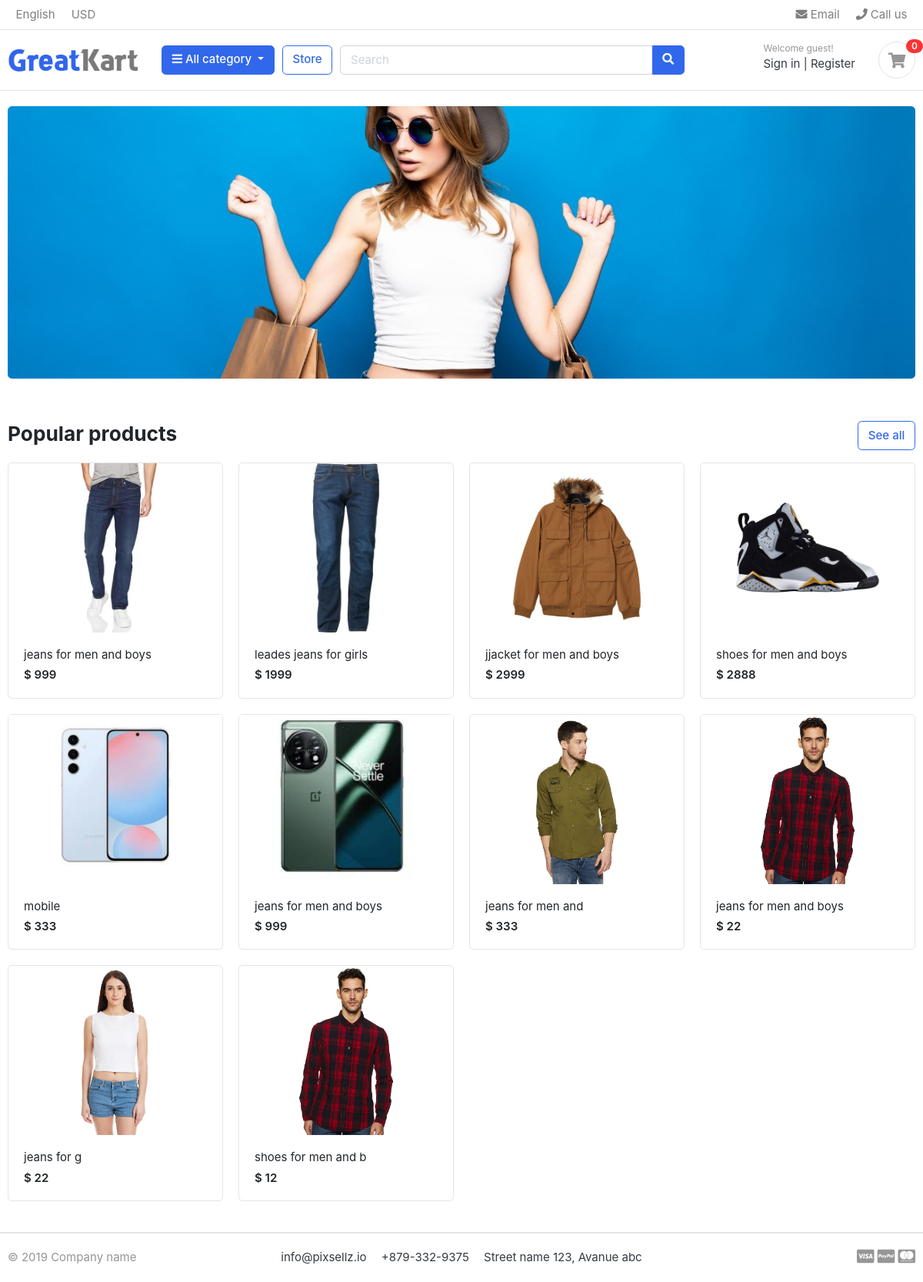
Before: / with the older database file.
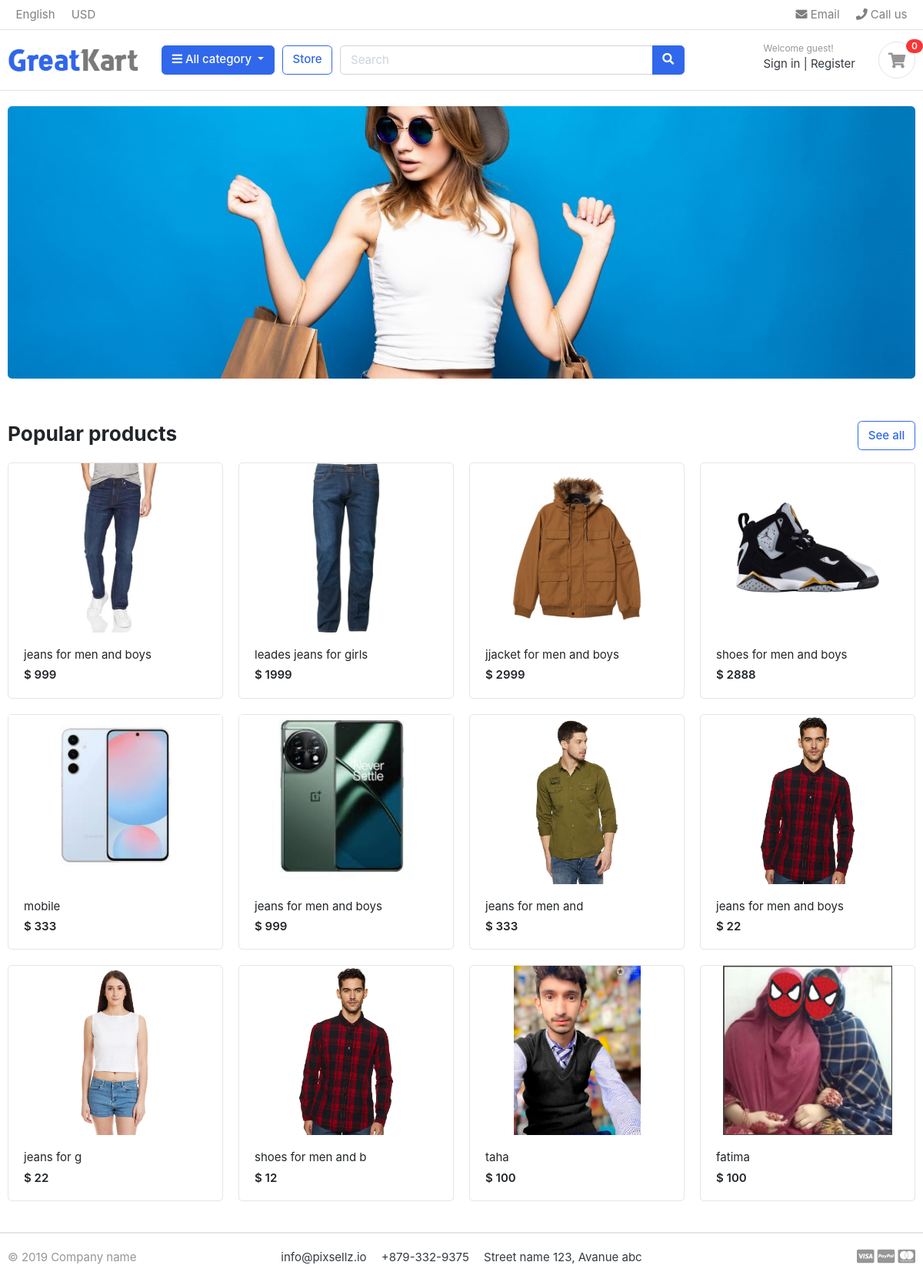
After: the same page with the newer database file.
### store/models.py (models this page shows, shortened)
class Product(models.Model):
    product_name = models.CharField( max_length=50)
    slug = models.SlugField()
    description = models.TextField( max_length=550)
    price = models.IntegerField()
    image = models.ImageField( upload_to=None, height_field=None, width_field=None, max_length=None)
    stock  = models.IntegerField()
    is_available = models.BooleanField(default = True)
    category  = models.ForeignKey(Category, on_delete=models.CASCADE)
    created_data = models.DateTimeField( auto_now_add=True)
    modified_date = models.DateTimeField( auto_now_add=True)
    def get_url(self):
        return reverse('product_detail', args=[self.category.slug,self.slug])

### GreatKart/views.py (the view)
# urls.py: 2. Add a URL to urlpatterns:  path('', views.home, name='home')
def home(request):
    product = Product.objects.all().filter(is_available=True)
    context = {
        'product':product
    }
    return render(request, 'home.html',context)

### carts/context_processors.py (called while the page is built)
def counter(request):
    cart_count = 0
    if 'admin' in request.path:
        return {}
    else:
        try:
            cart = Cart.objects.filter(cart_id = _cart_id(request))
            cart_items = CartItem.objects.all().filter(cart=cart[:1])
            for cart_item in cart_items:
                cart_count += cart_item.quantity
        except Cart.DoesNotExist:
            cart_count = 0
    return dict(cart_count= cart_count )

### carts/views.py (called while the page is built)
def _cart_id(request):
    cart = request.session.session_key
    if not cart:
        cart = request.session.create()
    return cart

### category/context_processors.py (called while the page is built)
def menu_links(request):
    links = Category.objects.all()
    return dict(links=links)

### category/models.py (called while the page is built)
    def get_url(self):
        return reverse('product_by_category', args=[self.slug])

### templates/home.html
{% extends "base.html" %}
{% load static %}
{% block content %}
<section class="section-intro padding-y-sm">
<div class="container">
<div class="intro-banner-wrap">
	<img src="static/images/banners/banner.jpg" class="img-fluid rounded">
</div>
</div>
</section>
<section class="section-name padding-y-sm">
<div class="container">
<header class="section-heading">
	<a href="{% url 'store' %}" class="btn btn-outline-primary float-right">See all</a>
	<h3 class="section-title">Popular products</h3>
</header>
<div class="row">
{% for products in product %}
	<div class="col-md-3">
		<div class="card card-product-grid">
			<a href="{{products.get_url}}" class="img-wrap"> <img src="{{ products.image.url }}"> </a>
			<figcaption class="info-wrap">
				<a href="{{products.get_url}}" class="title">{{products.product_name}}</a>
				<div class="price mt-1">$ {{products.price}}</div>
			</figcaption>
		</div>
	</div>
{% endfor %}
</div>
</section>
</body>
</html>
{% endblock %}

Changed rows visible on the page:
added Product: image (picture), product_name "taha", price "100"
added Product: image (picture), product_name "fatima", price "100"
